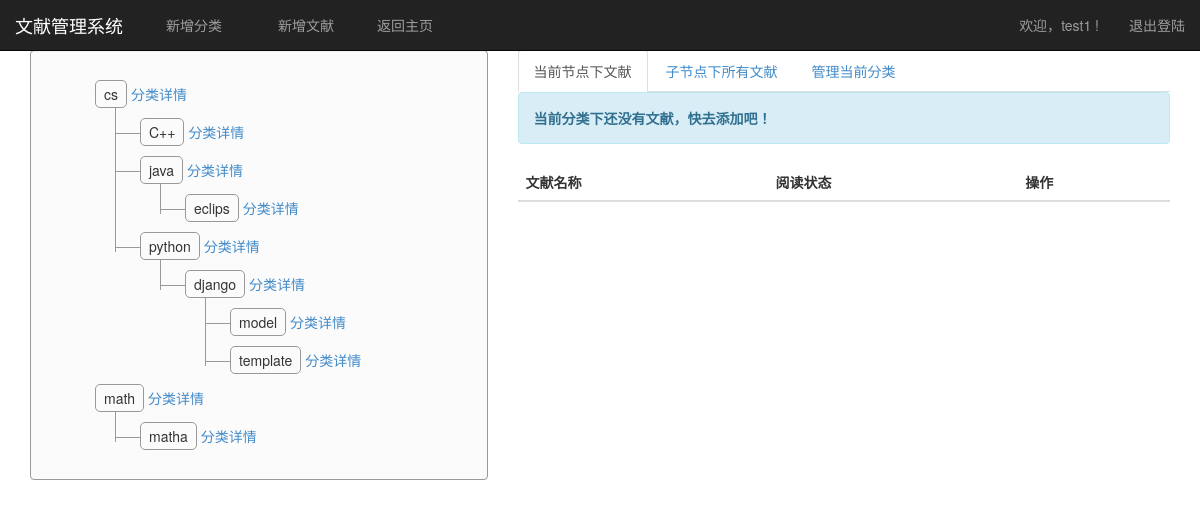
The app's page /classdetail/4/cur/ (signed in), older data.
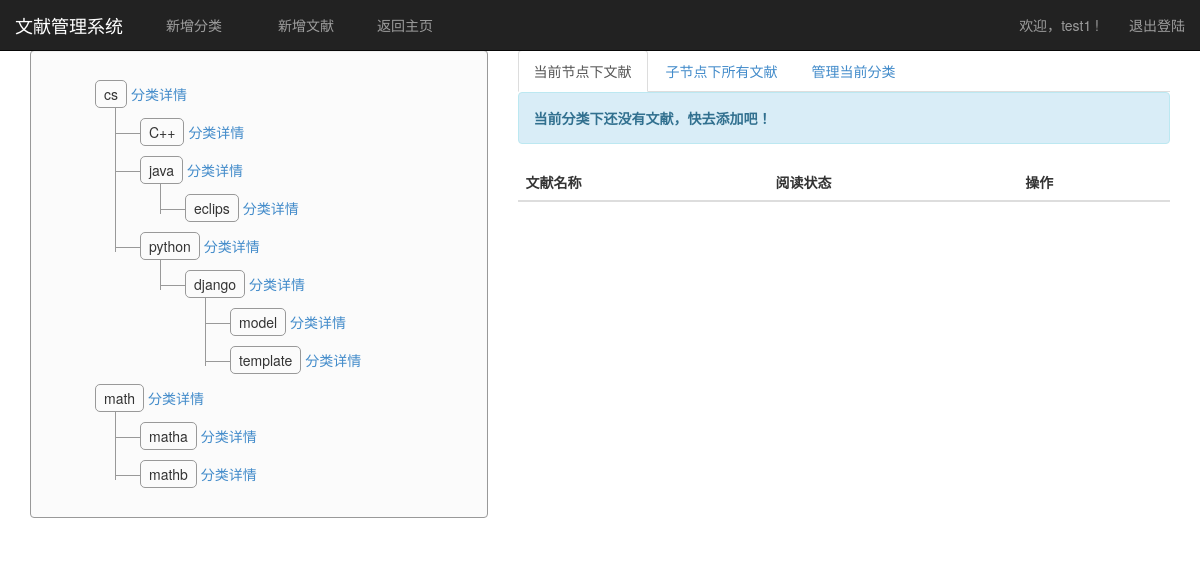
The same page, newer data.
### users/models.py (models this page shows)
class SortTree(models.Model):
	parendid = models.IntegerField()
	key = models.CharField(max_length=300)
	level = models.IntegerField()
	owner = models.IntegerField()
	value = models.CharField(max_length=300)
	pathvalue = models.CharField(max_length=300)

### users/views.py (the view)
# urls.py: url(r'^classdetail/(?P<num>[0-9]+)/cur/$',views.classcurDetail),
def classcurDetail(request,num="1"):
    userid=getUserID(request)
    if userid==None:
        return render_to_response('users/login.html',{'error_notlogin':True})
    classList = SortTree.objects.filter(owner=userid).order_by("pathvalue")
    tablehtml = makehtml(classList)
    curdocList = Docs.objects.filter(owner=userid,treenodeid=num)
    username=getUsername(userid)
    return render_to_response("users/treedetail.html",{'classList':classList,'tablehtml':tablehtml,'docList':curdocList,'fullDoc':False,'username':username})

### users/views.py (called while the page is built)
def getUserID(request):
    try:
        userid = request.session['user']
        if userid == None:
            return None
        else:
            return userid
    except:
        return None

def getUsername(num):
    tempuser=Users.objects.get(id=num)
    return tempuser.username

def gao(xid):
    global html,treeinfo,ddata
    html+="<li>"
    html+="\n<span><i class=\"icon-leaf\"></i>"+ddata[xid].value+"</span>"+"<a href=\"/classdetail/"+str(xid)+"/cur\">"+" 分类详情</a>"
    if xid in treeinfo:
        html+="<ul>"
        for yid in treeinfo[xid]:
            gao(yid)
        html+="</ul>"
    html+="</li>"
    return

def makehtml(classList):
    global html,treeinfo,ddata
    treeinfo={}
    ddata={}
    for i in range(len(classList)):
        ddata[classList[i].id]=classList[i]
    for x in classList:
        if x.parendid in treeinfo:
            treeinfo[x.parendid]+=[x.id]
        else:
            treeinfo[x.parendid]=[x.id]
    html="<ul>"
    for x in classList:
        if x.level==1:
            gao(x.id)
    html+="</ul>"
    return html

### users/templates/users/treedetail.html (shortened to what this page needs)
<!DOCTYPE html>
{% load static %}
<html lang="en"><head><meta http-equiv="Content-Type" content="text/html; charset=UTF-8">
    <link href="{% static 'users/css/bootstrap.min.css' %}" rel="stylesheet">
	<link rel="stylesheet" type="text/css" href="{% static 'users/css/bootstrap.min.css' %}" />
    <link href="{% static 'users/css/starter-template.css' %}" rel="stylesheet">
    <link href="{% static 'users/css/style.css' %}" rel="stylesheet">
  </head>
  <body>
<nav class="navbar navbar-fixed-top navbar-inverse" role="navigation">
  <div class="container-fluid">
    <div class="navbar-header">
      <a class="navbar-brand" href="#">文献管理系统</a>
    </div>
    <div class="collapse navbar-collapse" id="bs-example-navbar-collapse-1">
      <ul class="nav navbar-nav">
      <form action="/newclass/" class="navbar-form navbar-left">
				<button type="button" class="btn btn-link" data-toggle="modal" data-target="#myModal">
  					新增分类
				</button>
	  	</form>
	  	<form action="/newclass/" class="navbar-form navbar-left" data-toggle="modal" data-target="#myModal2">
				<button type="button" class="btn btn-link">
  					新增文献
				</button>
	  	</form>
        <li><a href="/index/">返回主页</a></li>
      </ul>
              <ul class="nav navbar-nav navbar-right">
      		<li><a href="#">欢迎，{{username}} ! </a></li>
            <li><a href="/logout/">退出登陆</a></li>
          </ul>
    </div>
  </div>
</nav>
    <div class="container">
	  <div class="row">
        <div class="col-md-5">
<div class="tree well">
{% autoescape off %}
	{{tablehtml}}
{% endautoescape %}
</div>
		</div>
        <div class="col-md-7">
<ul class="nav nav-tabs" role="tablist">
{% if edit %}
	<li role="presentation" ><a href="../cur">当前节点下文献</a></li>
  <li role="presentation" ><a href="../full">子节点下所有文献</a></li>
  <li role="presentation" class="active"><a href="../edit">管理当前分类</a></li>
{% else %}
	{% if fullDoc %}
  <li role="presentation" ><a href="../cur">当前节点下文献</a></li>
  <li role="presentation" class="active"><a href="../full">子节点下所有文献</a></li>
  <li role="presentation"><a href="../edit">管理当前分类</a></li>
  {% else %}
    <li role="presentation" class="active"><a href="../cur">当前节点下文献</a></li>
  <li role="presentation"><a href="../full">子节点下所有文献</a></li>
    <li role="presentation"><a href="../edit">管理当前分类</a></li>
  {% endif %}
{% endif %}
</ul>
			{% if edit %}
			<table class="table table-hover">
            <thead>
              <tr>
                <th>分类名称：{{classInfo.value}}</th><th><button type="button" class="btn btn-lg btn-primary btn-sm" data-toggle="modal" data-target="#myModal233">修改</button></th>
              </tr>
              <tr>
                <th>当前路径：{{classInfo.pathvalue}}</th><th><button type="button" class="btn btn-lg btn-primary btn-sm " data-toggle="modal" data-target="#myModal666">修改</button></th>
              </tr>
              <tr>
                <th>提取下载本节点下所有文献</th><th><a href="../downloadfile" class="btn btn-primary btn-sm" role="button">下载</a></th>
              </tr>
              <tr>
                <th>删除当前分类</th><th><button type="button" class="btn btn-lg btn-danger btn-sm" data-toggle="modal" data-target="#myModal000">删除</button></th>
              </tr>
            </thead>
          </table>
			{% else %}
			<table class="table table-hover">
            <thead>
              <tr>
                <th>文献名称</th>
                <th>阅读状态</th>
                <th>操作</th>
              </tr>
            </thead>
            {% for doc in docList %}
            <tbody>
              <tr>
                <td>{{doc.docname}}</td>
                <td>{{doc.readstatus}}</td>
                <td>
                	<a href="/docdetail/{{doc.id}}">详细信息</a>
	  				</td>
              </tr>
            </tbody>
            {% empty %}
				<div class="alert alert-info" role="alert">
        		<strong>当前分类下还没有文献，快去添加吧！</strong>
      		</div>
          	{% endfor %}
          </table>
          {% endif %}
		</div>
		</div>
    </div>
</body></html>

Row changes from the older to the newer data that the page shows:
no longer on this page (row edited): SortTree: value "cs 分类详情 C++ 分类详情 java 分类详情 eclips 分类详情 python 分类详情 django 分类详情 model 分类详情 template 分类详情 math 分类详情 matha 分类详情"
added SortTree: value "cs 分类详情 C++ 分类详情 java 分类详情 eclips 分类详情 python 分类详情 django 分类详情 model 分类详情 template 分类详情 math 分类详情 matha 分类详情 mathb 分类详情"
